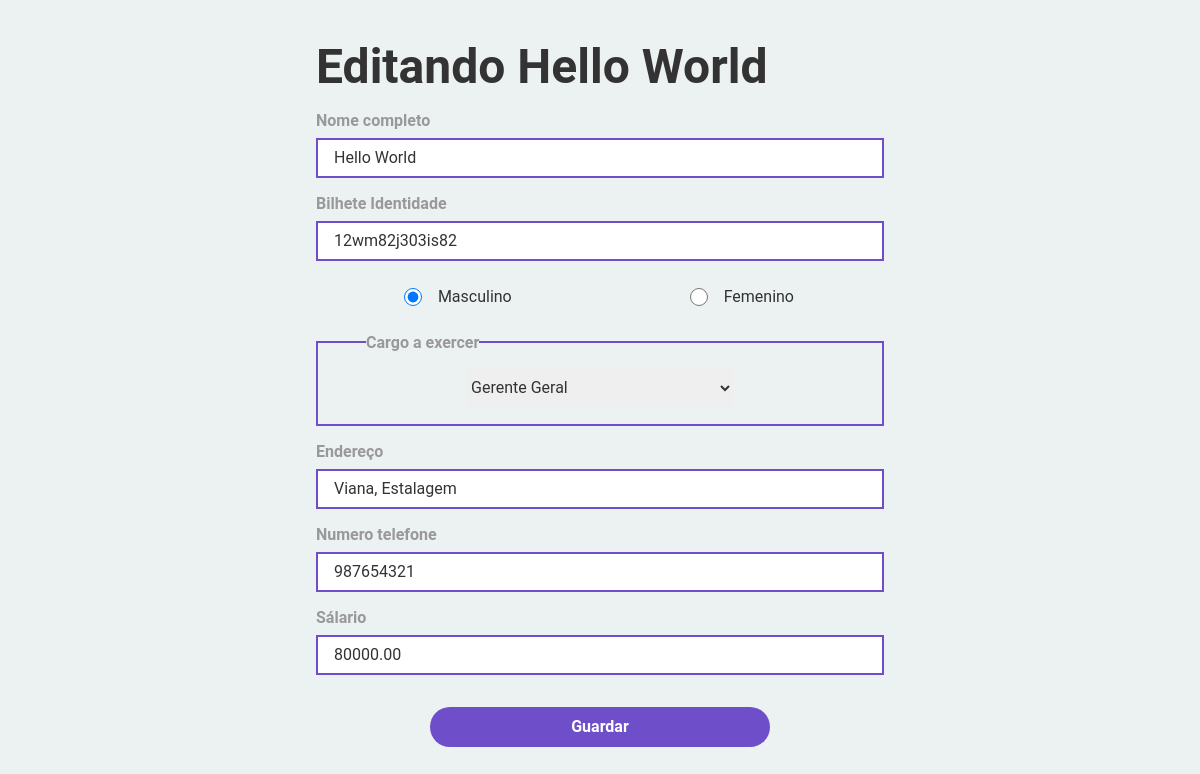
Page /pages/editFuncionario.php?bi_funcionario=12wm82j303is82 (signed in) on the committed database.
### tables this page shows
CREATE TABLE `funcionarios` (
  `id` int(11) NOT NULL AUTO_INCREMENT,
  `nome` varchar(100) NOT NULL,
  `bi` varchar(14) DEFAULT NULL,
  `genero` enum('Masculino','Femenino') NOT NULL,
  `contacto` varchar(20) DEFAULT NULL,
  `endereco` tinytext DEFAULT NULL,
  `avatar` varchar(225) DEFAULT NULL,
  `salario` decimal(10,2) NOT NULL,
  `criado_em` date NOT NULL DEFAULT current_timestamp(),
  `cargo_id` int(11) DEFAULT NULL,
  PRIMARY KEY (`id`),
  UNIQUE KEY `id` (`id`),
  UNIQUE KEY `bi` (`bi`),
  KEY `cargo_id` (`cargo_id`),
  CONSTRAINT `funcionarios_ibfk_1` FOREIGN KEY (`cargo_id`) REFERENCES `cargos` (`id`)
);

### pages/editFuncionario.php (the view, shortened to what this page needs)
<?php
require(__DIR__ . "/../actions/conexao.php");
if (isset($_SESSION['usuario']) && is_array($_SESSION['usuario'])) {
  $bi_funcionario = $_GET['bi_funcionario'];
  $query = $conexao->prepare("SELECT * FROM funcionarios WHERE bi = ?");
  $query->execute(array($bi_funcionario));
  if ($query->rowCount()) {
    $funcionario = $query->fetchAll(PDO::FETCH_ASSOC)[0];
  }
} else {
  echo "<script>window.location = `../login.php`</script>";
}
?>
<!DOCTYPE html>
<html lang="pt">
<head>
</head>
<body>
  <form class="formEditarFuncionario" action="../actions/editFuncionario.php">
    <h1>Editando <?php echo $funcionario['nome'] ?></h1>
    <label>
      Nome completo
      <input type="text" name="nome" required value="<?php echo $funcionario['nome'] ?>">
    </label>
    <label>
      Bilhete Identidade
      <input type="text" name="bi" required value="<?php echo $funcionario['bi'] ?>">
    </label>
    <div class="genero">
      <label>
        <input type="radio" name="genero" value="Masculino" checked> Masculino
      </label>
      <label>
        <input type="radio" name="genero" value="Femenino"> Femenino
      </label>
    </div>
    <fieldset>
      <legend>Cargo a exercer</legend>
      <select name="cargo_id">
        <?php
        $fecthCargos = $conexao->prepare("SELECT * FROM cargos");
        $fecthCargos->execute();
        $cargos = $fecthCargos->fetchAll(PDO::FETCH_ASSOC);
        for ($i = 0; $i < sizeof($cargos); $i++) :
          $cargoActual = $cargos[$i];
          print_r($cargoActual);
        ?>
          <option value="<?php echo $cargoActual["id"]; ?>">
            <?php echo $cargoActual["titulo"]; ?>
          </option>
        <?php endfor ?>
      </select>
    </fieldset>
    <label>
      Endereço
      <input type="text" name="endereco" required value="<?php echo $funcionario['endereco'] ?>">
    </label>
    <label>
      Numero telefone
      <input type="text" name="contacto" required value="<?php echo $funcionario['contacto'] ?>">
    </label>
    <label>
      Sálario
      <input type="number" name="salario" required value="<?php echo $funcionario['salario'] ?>">
    </label>
    <button type="submit" class="funcionarioButton">Guardar</button>
  </form>
</body>
</html>

### pages/editFuncionario.php (style rules this page uses)
* { margin: 0; padding: 0; outline: 0; box-sizing: border-box; -webkit-font-smoothing: antialiased !important; text-rendering: optimizeLegibility; font-family: Roboto, sans-serif; color: #333333; }
body { width: 100%; min-height: 100vh; background-color: #ecf1f1; }
.formEditarFuncionario { width: 600px; max-width: 100%; min-height: 100vh; margin: 0 auto; padding: 1rem; display: flex; align-items: center; flex-direction: column; justify-content: center; gap: 1rem; }
.formEditarFuncionario>label { width: 100%; display: flex; flex-direction: column; gap: .5rem; color: #999999; font-weight: bold; }
.formEditarFuncionario>h1 { font-size: 3rem; align-self: flex-start; }
.formEditarFuncionario input { width: 100%; height: 2.5rem; padding: 1rem; font-size: 1rem; border: none; border: 2px solid #6f4ec9; }
.genero { width: 100%; height: 2.5rem; display: flex; align-items: center; justify-content: space-between; }
.genero>label { display: flex; align-items: center; justify-content: center; flex: 1; padding: 1rem; gap: 1rem; }
.genero>label>input { width: 7%; }
fieldset { width: 100%; border: 2px solid #6f4ec9; display: flex; align-items: center; justify-content: center; padding: 1rem; }
fieldset legend { font-size: 1rem; font-weight: bold; margin-left: 2rem; color: #999999; }
fieldset select { width: 50%; height: 2.5rem; border: none; color: #333333; font-size: 1rem; }
.funcionarioButton { width: 60%; height: 2.5rem; padding: 1rem; font-size: 1rem; display: flex; align-items: center; justify-content: center; font-weight: bold; background: #6f4ec9; border-radius: 3rem; color: white; cursor: pointer; margin: 1rem 0; border: none; }

### rows in the picture
funcionarios: nome "Hello World", bi "12wm82j303is82", endereco "Viana, Estalagem", contacto "987654321", salario "80000.00"

### other values in the picture
form field cargo_id "Gerente Geral"
